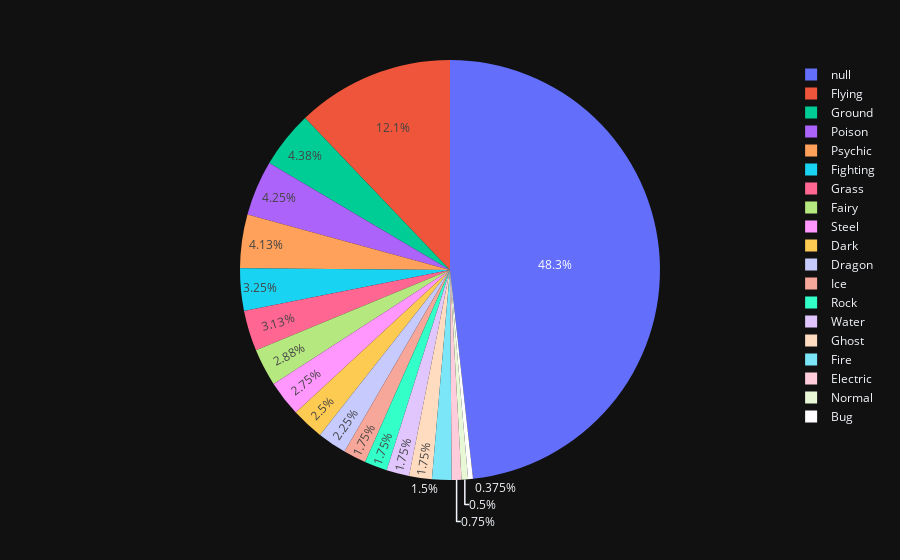

Notebook code cell kept with this figure:
### Code cell
px.pie(pk,'Type 2',template='plotly_dark', )

### Figure 1 — Plotly figure (JSON) as saved in the notebook; plotly's stock layout.template omitted (floating-point values rounded to 4 significant figures; data arrays with more than 128 entries replaced by an {"elided": "..."} marker saying what was removed)
{"data": [{"domain": {"x": [0, 1], "y": [0, 1]}, "hovertemplate": "Type 2=%{label}<extra></extra>", "labels": {"elided": "800 str values"}, "legendgroup": "", "name": "", "showlegend": true, "type": "pie"}], "layout": {"legend": {"tracegroupgap": 0}, "margin": {"t": 60}}}
